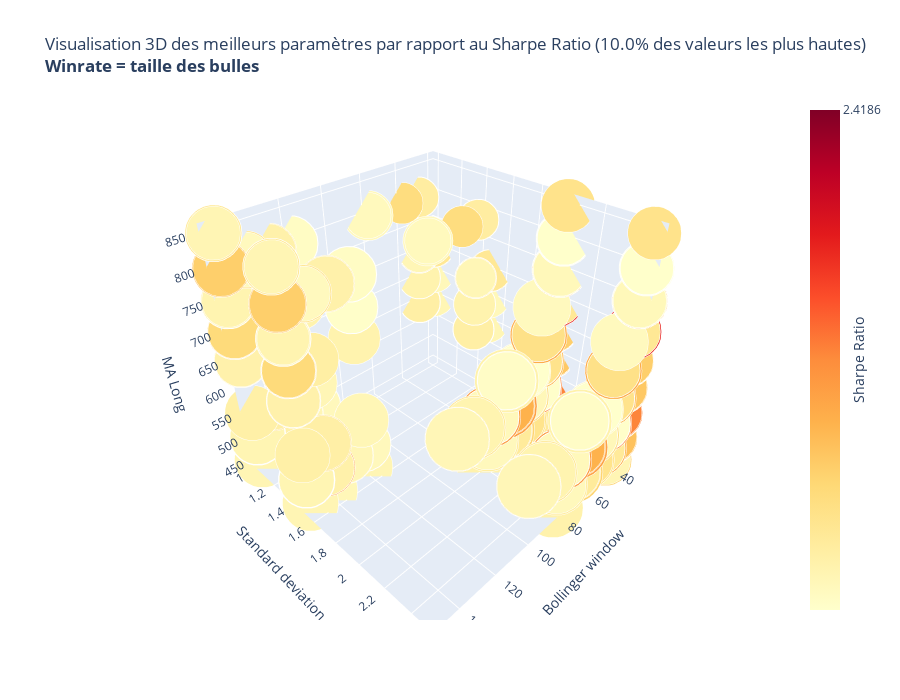

Notebook code for this chart:
### Code cell
# Visualisation 3D des paramètres
import plotly.graph_objects as go

dt_3d=pd.read_csv("optimize/optimizer_ETH_1h_v2_fine.csv")

# Echantillon à garder
quantile = 0.9

# Ne garder que les 30% des valeurs les plus hautes du Sharpe ratio
dt_3d_filtered = dt_3d[dt_3d['sharpe_ratio'] > dt_3d['sharpe_ratio'].quantile(quantile)]
# dt_3d_filtered = dt_3d[dt_3d['win_rate'] > dt_3d['win_rate'].quantile(quantile)]

fig = go.Figure(data=[go.Scatter3d(
    x=dt_3d_filtered['bol_window'], 
    y=dt_3d_filtered['bol_std'], 
    z=dt_3d_filtered['long_ma'], 
    mode='markers',
    marker=dict(size=dt_3d_filtered['win_rate'], sizemode='diameter', sizeref=1,
                color=dt_3d_filtered['sharpe_ratio'], colorscale='ylorrd', opacity=1,
                colorbar=dict(title='Sharpe Ratio', titleside='right',tickmode='array',
                tickvals=[dt_3d['sharpe_ratio'].min(),dt_3d['sharpe_ratio'].max()], 
                ticktext=[round(dt_3d_filtered['sharpe_ratio'].min(), 4), round(dt_3d_filtered['sharpe_ratio'].max(),4)]))
)])

# Mise en évidence des paramètres les plus hauts
# fig.add_trace(go.Scatter3d(x=[65,65], y=[3,3], z=[dt_3d_filtered['long_ma'].min(), dt_3d_filtered['long_ma'].max()], mode='lines', line=dict(color='red')))

fig.update_layout(
    width=900, height=700,
    title='Visualisation 3D des meilleurs paramètres par rapport au Sharpe Ratio ('+ str(100-(quantile*100)) + '% des valeurs les plus hautes)<br><b>Winrate = taille des bulles',
    scene = dict(
                xaxis_title='Bollinger window',
                yaxis_title='Standard deviation ',
                zaxis_title='MA Long'
                )
)

fig.show()

### Figure 1 — Plotly figure (JSON) as saved in the notebook; plotly's stock layout.template omitted (floating-point values rounded to 4 significant figures; data arrays with more than 128 entries replaced by an {"elided": "..."} marker saying what was removed)
{"data": [{"marker": {"color": {"elided": "268 float values"}, "colorbar": {"tickmode": "array", "ticktext": [2.064, 2.419], "tickvals": [0.9113, 2.419], "title": {"side": "right", "text": "Sharpe Ratio"}}, "colorscale": [[0, "rgb(255,255,204)"], [0.125, "rgb(255,237,160)"], [0.25, "rgb(254,217,118)"], [0.375, "rgb(254,178,76)"], [0.5, "rgb(253,141,60)"], [0.625, "rgb(252,78,42)"], [0.75, "rgb(227,26,28)"], [0.875, "rgb(189,0,38)"], [1, "rgb(128,0,38)"]], "opacity": 1, "size": {"elided": "268 float values"}, "sizemode": "diameter", "sizeref": 1}, "mode": "markers", "type": "scatter3d", "x": {"elided": "268 int values"}, "y": {"elided": "268 float values"}, "z": {"elided": "268 int values"}}], "layout": {"height": 700, "scene": {"xaxis": {"title": {"text": "Bollinger window"}}, "yaxis": {"title": {"text": "Standard deviation "}}, "zaxis": {"title": {"text": "MA Long"}}}, "title": {"text": "Visualisation 3D des meilleurs paramètres par rapport au Sharpe Ratio (10.0% des valeurs les plus hautes)<br><b>Winrate = taille des bulles"}, "width": 900}}
